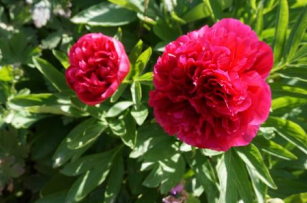
#> input picture data/flor.png, 307 x 203 px
$ jupyter execute filtro_gaus_min_max_mid.ipynb
#> lines starting #> are read from the running program, lines starting #| are printed output that depends on the picture
### filtros.py
import numpy as np
import cv2
from scipy.ndimage import convolve


# [34 lines left out: functions filtro_media, filtro_mediana, not called in this run]


def gerar_kernel_gaussiano(tamanho):
    if tamanho % 2 == 0:
        tamanho += 1

    sigma = (tamanho - 1) / 6

    centro = tamanho // 2

    x, y = np.mgrid[
        -centro:centro + 1,
        -centro:centro + 1
    ]

    kernel = np.exp(
        -((x ** 2 + y ** 2) / (2 * sigma ** 2))
    )

    kernel /= np.sum(kernel)

    return kernel


def filtro_gaussiana(img_bgr, tamanho_kernel=3):
    img_lab = cv2.cvtColor(
        img_bgr,
        cv2.COLOR_BGR2LAB
    ).astype(np.float64)

    l, a, b = cv2.split(img_lab)

    kernel = gerar_kernel_gaussiano(
        tamanho_kernel
    )

    l_filtrado = convolve(
        l,
        kernel,
        mode='reflect'
    )

    img_lab_filtrada = cv2.merge([
        l_filtrado,
        a,
        b
    ])

    img_bgr_filtrada = cv2.cvtColor(
        img_lab_filtrada.astype(np.uint8),
        cv2.COLOR_LAB2BGR
    )

    img_rgb = cv2.cvtColor(
        img_bgr_filtrada,
        cv2.COLOR_BGR2RGB
    )

    return img_rgb


# [296 lines left out: functions filtro_minimo, filtro_maximo, filtro_midpoint, average_dithering, random_dithering, ordered_dithering_4x4 and 2 more, not called in this run]

### filtro_gaus_min_max_mid.ipynb
[cell 1]
import cv2
import matplotlib.pyplot as plt
from filtros import filtro_gaussiana

[cell 2]
#carregar imagens
flor_brg = cv2.imread('data/flor.png')
#> flor_brg is the input picture: shape (203, 307, 3); mean B, G, R 45.4, 77.5, 100.2

[cell 3]
flor_gauss = cv2.GaussianBlur(flor_brg, (5, 5), 0)
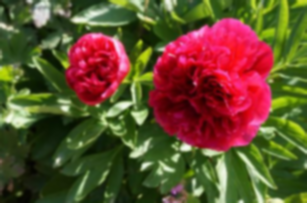
#> flor_gauss: shape (203, 307, 3); mean B, G, R 45.4, 77.5, 100.2
flor_gaussiana = filtro_gaussiana(flor_brg,10)
#> in filtro_gaussiana, `img_lab = cv2.cvtColor( img_bgr, cv2.COLOR_BGR2LAB ).astype(np.float64)`:
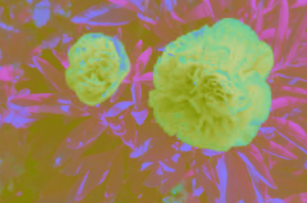
#> img_lab: shape (203, 307, 3) float64; mean B, G, R 95.7, 129.5, 154
#> in filtro_gaussiana, `l, a, b = cv2.split(img_lab)`:
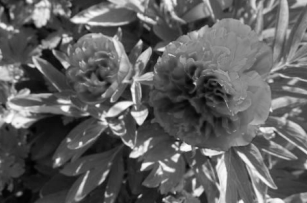
#> l: shape (203, 307) float64; min 2, max 253, mean 95.7
#> in filtro_gaussiana, `l, a, b = cv2.split(img_lab)`:
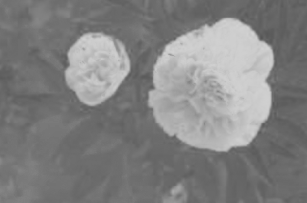
#> a: shape (203, 307) float64; min 86, max 210, mean 129.5
#> in filtro_gaussiana, `l, a, b = cv2.split(img_lab)`:
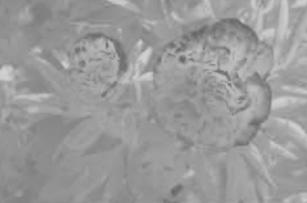
#> b: shape (203, 307) float64; min 100, max 210, mean 154
#> in filtro_gaussiana, `l_filtrado = convolve( l, kernel, mode='reflect' )`:
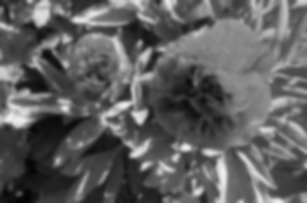
#> l_filtrado: shape (203, 307) float64; min 5.57, max 240.2, mean 95.7
#> in filtro_gaussiana, `img_lab_filtrada = cv2.merge([ l_filtrado, a, b ])`:
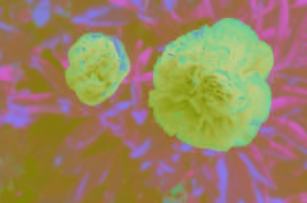
#> img_lab_filtrada: shape (203, 307, 3) float64; mean B, G, R 95.7, 129.5, 154
#> in filtro_gaussiana, `img_bgr_filtrada = cv2.cvtColor( img_lab_filtrada.astype(np.uint8), cv..`:
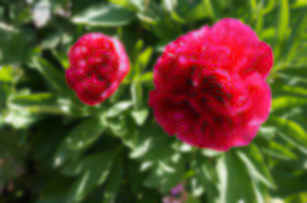
#> img_bgr_filtrada: shape (203, 307, 3); mean B, G, R 44.7, 76.9, 99.2

plt.figure(figsize=(15,5))
plt.subplot(1,3,1)
plt.title('Filtro Gaussiano OpenCV')
plt.imshow(cv2.cvtColor(flor_gauss, cv2.COLOR_BGR2RGB))
plt.axis('off')

plt.subplot(1,3,2)
plt.title('Imagem Original')
plt.imshow(cv2.cvtColor(flor_brg, cv2.COLOR_BGR2RGB))
plt.axis('off')

plt.subplot(1,3,3)
plt.title('Filtro Gaussiano Manual')
plt.imshow(flor_gaussiana)
plt.axis('off')
plt.show()
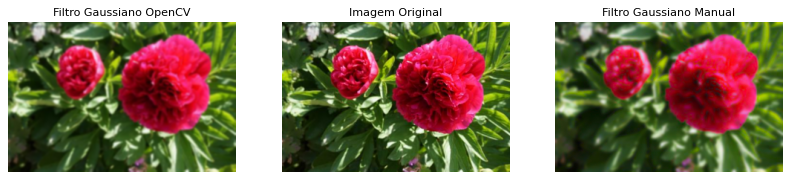
#> figure drawn by matplotlib, 3 panels

$ run again, with data/borrada.png copied over data/flor.png
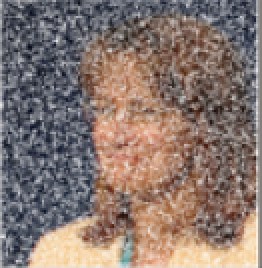
#> input picture data/borrada.png, 131 x 134 px (shown 2 times larger)
#> flor_brg is the input picture: shape (134, 131, 3); mean B, G, R 111.8, 118.3, 135
#> in filtro_gaussiana, `img_lab_filtrada = cv2.merge([ l_filtrado, a, b ])`:
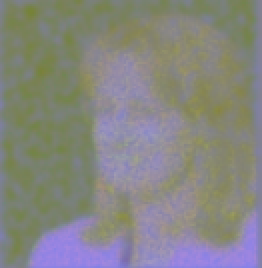
#> img_lab_filtrada: shape (134, 131, 3) float64 (shown 2 times larger); mean B, G, R 129.4, 133.9, 133.8
#> `plt.show()`:
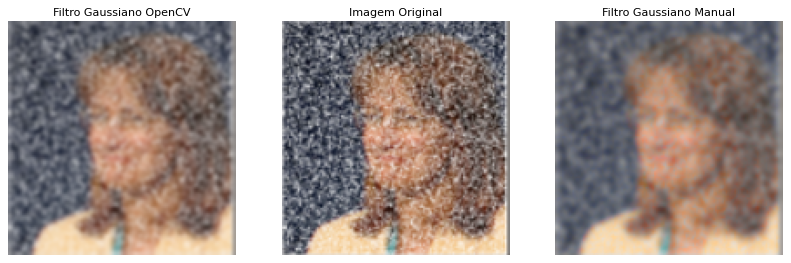
#> figure drawn by matplotlib, 3 panels

$ run again, with data/camera.png copied over data/flor.png
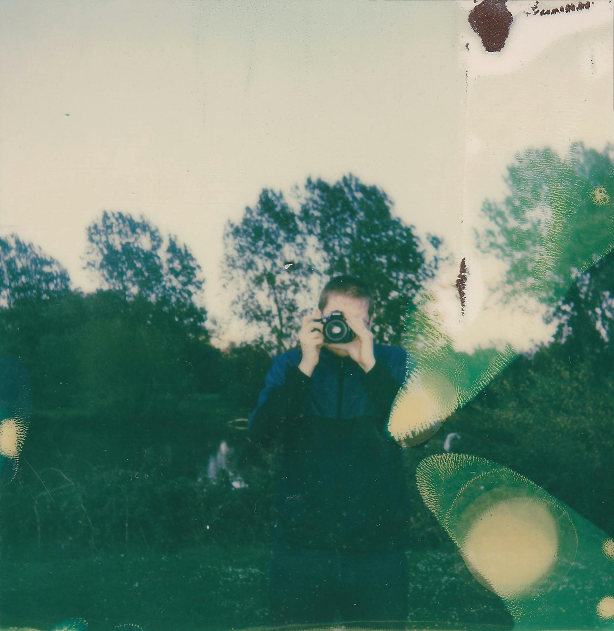
#> input picture data/camera.png, 614 x 631 px
#> flor_brg is the input picture: shape (631, 614, 3); mean B, G, R 118.8, 135.7, 109.1
#> in filtro_gaussiana, `l, a, b = cv2.split(img_lab)`:
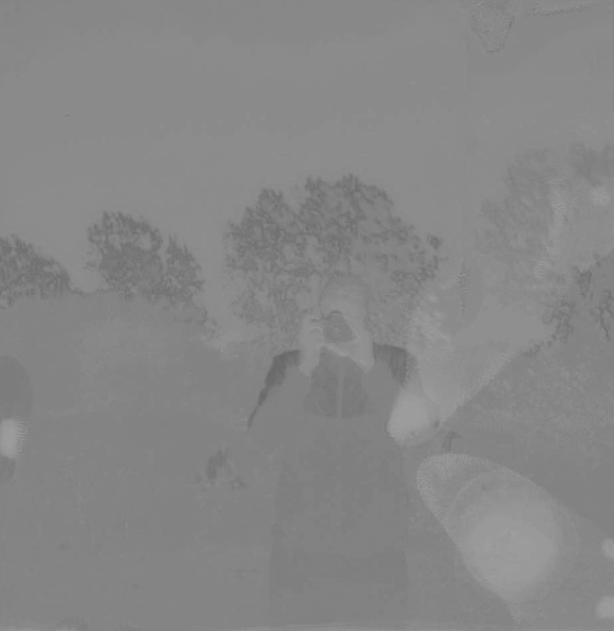
#> b: shape (631, 614) float64; min 102, max 159, mean 134.6
#> `plt.show()`:
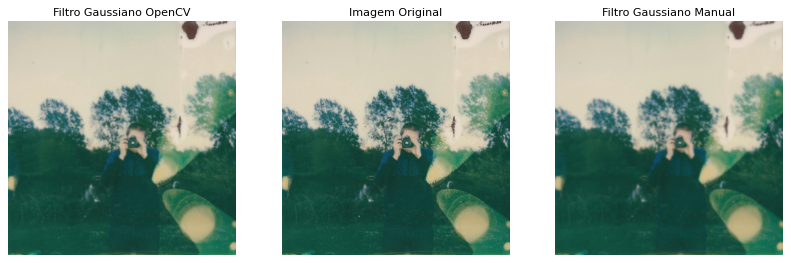
#> figure drawn by matplotlib, 3 panels
